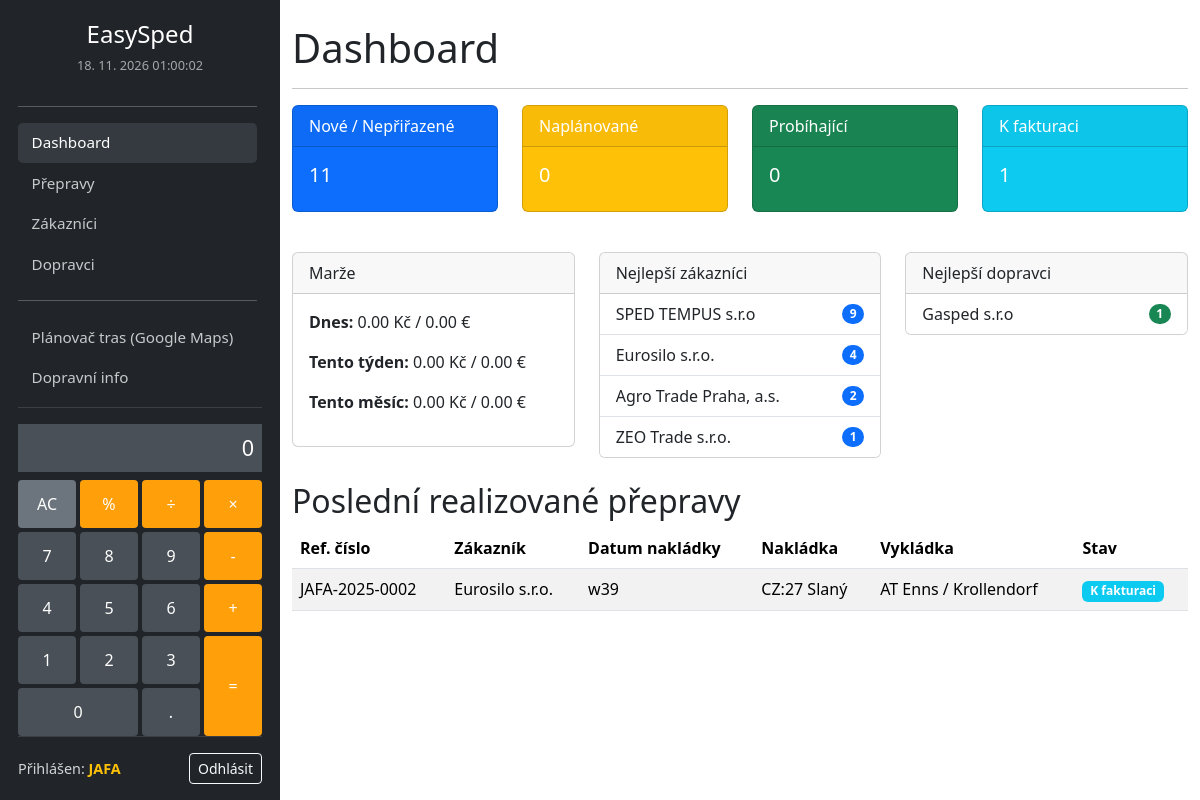
The app's page / (signed in) with its own data.
### logistika/models.py (models this page shows, shortened)
class Partner(models.Model):
    TYP_PARTNERA_CHOICES = [
        ('zakaznik', 'Zákazník'),
        ('dopravce', 'Dopravce'),
        ('zakaznik_dopravce', 'Zákazník i dopravce'),
    ]
    nazev = models.CharField(max_length=200)
    ic = models.CharField(max_length=20, unique=True, blank=True, null=True)
    dic = models.CharField(max_length=20, blank=True)
    adresa = models.TextField()
    kontaktni_osoba = models.CharField(max_length=100, blank=True, verbose_name="Kontaktní osoba")
    email = models.EmailField(blank=True, verbose_name="E-mail")
    telefon = models.CharField(max_length=20, blank=True, verbose_name="Telefon")
    dalsi_kontakty = models.TextField(blank=True, verbose_name="Další kontakty (jméno, e-mail, tel.)")
    certifikace = models.TextField(blank=True, verbose_name="Certifikace")
    typy_vozidel = models.TextField(blank=True, verbose_name="Typy vozidel")
    fakturacni_udaje = models.TextField(blank=True, verbose_name="Fakturační údaje")
    splatnost_faktur_dny = models.IntegerField(null=True, blank=True, verbose_name="Splatnost faktur (dní)")
    typ_partnera = models.CharField(max_length=20, choices=TYP_PARTNERA_CHOICES, verbose_name="Typ partnera")
    class Meta:
        verbose_name = 'Partner'
        verbose_name_plural = 'Partneři'

class Preprava(models.Model):
    TYP_VOZIDLA_CHOICES = [
        ('SKL', 'Sklápěč'),
        ('WF', 'Walking Floor'),
        ('SKL_WF', 'Sklápěč/Walking Floor'),
    ]
    MENA_CHOICES = [
        ('CZK', 'Kč'),
        ('EUR', '€'),
    ]
    STAV_CHOICES = [
        ('nova', 'Nová'),
        ('planovana', 'Plánovaná'),
        ('probiha', 'Probíhá'),
        ('dokoncena', 'Dokončená'),
        ('fakturace', 'K fakturaci'),
        ('uzavrena', 'Uzavřená'),
        ('neprodano', 'Neprodáno'),
    ]
    referencni_cislo = models.CharField(max_length=50, unique=True, blank=True)
    zakaznik = models.ForeignKey(Partner, on_delete=models.PROTECT, related_name='prepravy_zakaznik', limit_choices_to={'typ_partnera__in': ['zakaznik', 'zakaznik_dopravce']})
    dopravce = models.ForeignKey(Partner, on_delete=models.PROTECT, related_name='prepravy_dopravce', null=True, blank=True, limit_choices_to={'typ_partnera__in': ['dopravce', 'zakaznik_dopravce']})
    misto_nakladky = models.TextField()
    datum_cas_nakladky = models.CharField(max_length=50, verbose_name="Datum a čas nakládky")
    misto_vykladky = models.TextField()
    datum_cas_vykladky = models.CharField(max_length=50, verbose_name="Datum a čas vykládky")
    odesilatel_cmr = models.TextField(blank=True, verbose_name="Odesílatel CMR")
    prijemce_cmr = models.TextField(blank=True, verbose_name="Příjemce CMR")
    typ_vozidla = models.CharField(max_length=6, choices=TYP_VOZIDLA_CHOICES, default='SKL')
    popis_zbozi = models.TextField()
    odhadovana_hmotnost_kg = models.IntegerField(default=24000, verbose_name="Odhadovaná hmotnost (kg)")
    poznamka_odhad_hmotnost = models.CharField(max_length=255, blank=True, verbose_name="Poznámka k odhad. hmotnosti")
    finalni_hmotnost_kg = models.IntegerField(null=True, blank=True, verbose_name="Finální hmotnost (kg)")
    poznamka_final_hmotnost = models.CharField(max_length=255, blank=True, verbose_name="Poznámka k finální hmotnosti")
    cena_za_tunu_zakaznik = models.DecimalField(max_digits=10, decimal_places=2, null=True, blank=True, verbose_name="Cena za tunu pro zákazníka")
    mena_zakaznik = models.CharField(max_length=3, choices=MENA_CHOICES, default='CZK', verbose_name="Měna (zákazník)")
    naklad_za_tunu_dopravce = models.DecimalField(max_digits=10, decimal_places=2, null=True, blank=True, verbose_name="Náklad za tunu pro dopravce")
    mena_dopravce = models.CharField(max_length=3, choices=MENA_CHOICES, default='CZK', verbose_name="Měna (dopravce)")
    stav = models.CharField(max_length=20, choices=STAV_CHOICES, default='nova')
    datum_vytvoreni = models.DateTimeField(auto_now_add=True)
    def get_stav_badge_class(self):
        if self.stav == 'nova':
            return 'bg-primary'
        elif self.stav == 'planovana':
            return 'bg-warning'
        elif self.stav == 'probiha':
            return 'bg-success text-dark'
        elif self.stav == 'dokoncena':
            return 'bg-success'
        elif self.stav == 'fakturace':
            return 'bg-info'
        elif self.stav == 'uzavrena':
            return 'bg-secondary'
        elif self.stav == 'neprodano':
            return 'bg-danger'
        return 'bg-light'
    class Meta:
        verbose_name = 'Přeprava'
        verbose_name_plural = 'Přepravy'

### logistika/views.py (the view)
# urls.py: path('', views.dashboard, name='dashboard'),
@login_required
def dashboard(request):
    nove = Preprava.objects.filter(stav='nova').count()
    planovane = Preprava.objects.filter(stav='planovana').count()
    probihajici = Preprava.objects.filter(stav='probiha').count()
    k_fakturaci = Preprava.objects.filter(stav='fakturace').count()
    realizovane_stavy = ['planovana', 'probiha', 'dokoncena', 'fakturace', 'uzavrena']
    posledni_realizovane = Preprava.objects.filter(stav__in=realizovane_stavy).order_by('-datum_vytvoreni')[:10]
    now = timezone.now()
    today = now.date()
    start_of_week = today - timedelta(days=today.weekday())
    start_of_month = today.replace(day=1)
    def calculate_marze(queryset):
        marze_query = queryset.filter(mena_zakaznik=F('mena_dopravce')).annotate(
            hmotnost_t=ExpressionWrapper(
                Coalesce(F('finalni_hmotnost_kg'), F('odhadovana_hmotnost_kg')) / 1000.0,
                output_field=DecimalField()
            )
        ).annotate(
            celkova_cena=F('hmotnost_t') * F('cena_za_tunu_zakaznik'),
            celkovy_naklad=F('hmotnost_t') * F('naklad_za_tunu_dopravce')
        ).annotate(
            marze=F('celkova_cena') - F('celkovy_naklad')
        )
        marze_czk = marze_query.filter(mena_zakaznik='CZK').aggregate(total=Coalesce(Sum('marze'), Decimal('0.00')))['total']
        marze_eur = marze_query.filter(mena_zakaznik='EUR').aggregate(total=Coalesce(Sum('marze'), Decimal('0.00')))['total']
        return marze_czk, marze_eur
    marze_den_czk, marze_den_eur = calculate_marze(Preprava.objects.filter(datum_vytvoreni__date=today, stav__in=realizovane_stavy))
    marze_tyden_czk, marze_tyden_eur = calculate_marze(Preprava.objects.filter(datum_vytvoreni__date__gte=start_of_week, stav__in=realizovane_stavy))
    marze_mesic_czk, marze_mesic_eur = calculate_marze(Preprava.objects.filter(datum_vytvoreni__date__gte=start_of_month, stav__in=realizovane_stavy))
    nejlepsi_zakaznici = Partner.objects.filter(prepravy_zakaznik__isnull=False).annotate(
        pocet_preprav=Count('prepravy_zakaznik')
    ).order_by('-pocet_preprav')[:5]
    nejlepsi_dopravci = Partner.objects.filter(prepravy_dopravce__isnull=False, prepravy_dopravce__stav__in=realizovane_stavy).annotate(
        pocet_preprav=Count('prepravy_dopravce')
    ).order_by('-pocet_preprav')[:5]
    context = {
        'nove': nove,
        'planovane': planovane,
        'probihajici': probihajici,
        'k_fakturaci': k_fakturaci,
        'posledni_realizovane': posledni_realizovane,
        'marze_den_czk': marze_den_czk,
        'marze_den_eur': marze_den_eur,
        'marze_tyden_czk': marze_tyden_czk,
        'marze_tyden_eur': marze_tyden_eur,
        'marze_mesic_czk': marze_mesic_czk,
        'marze_mesic_eur': marze_mesic_eur,
        'nejlepsi_zakaznici': nejlepsi_zakaznici,
        'nejlepsi_dopravci': nejlepsi_dopravci,
    }
    return render(request, 'logistika/dashboard.html', context)

### logistika/templates/logistika/dashboard.html (shortened to what this page needs)
{% extends 'logistika/base.html' %}
{% load l10n %}
{% block content %}
    <h1>Dashboard</h1>
    <hr>
    <div class="row mb-4">
        <div class="col-md-3">
            <div class="card text-white bg-primary mb-3">
                <div class="card-header">Nové / Nepřiřazené</div>
                <div class="card-body">
                    <h5 class="card-title">{{ nove }}</h5>
                </div>
            </div>
        </div>
        <div class="col-md-3">
            <div class="card text-white bg-warning mb-3">
                <div class="card-header">Naplánované</div>
                <div class="card-body">
                    <h5 class="card-title">{{ planovane }}</h5>
                </div>
            </div>
        </div>
        <div class="col-md-3">
            <div class="card text-white bg-success mb-3">
                <div class="card-header">Probíhající</div>
                <div class="card-body">
                    <h5 class="card-title">{{ probihajici }}</h5>
                </div>
            </div>
        </div>
        <div class="col-md-3">
            <div class="card text-white bg-info mb-3">
                <div class="card-header">K fakturaci</div>
                <div class="card-body">
                    <h5 class="card-title">{{ k_fakturaci }}</h5>
                </div>
            </div>
        </div>
    </div>
    <div class="row">
        <div class="col-md-4">
            <div class="card mb-4">
                <div class="card-header">Marže</div>
                <div class="card-body">
                    <p><strong>Dnes:</strong> {{ marze_den_czk|floatformat:2 }} Kč / {{ marze_den_eur|floatformat:2 }} €</p>
                    <p><strong>Tento týden:</strong> {{ marze_tyden_czk|floatformat:2 }} Kč / {{ marze_tyden_eur|floatformat:2 }} €</p>
                    <p><strong>Tento měsíc:</strong> {{ marze_mesic_czk|floatformat:2 }} Kč / {{ marze_mesic_eur|floatformat:2 }} €</p>
                </div>
            </div>
        </div>
        <div class="col-md-4">
            <div class="card mb-4">
                <div class="card-header">Nejlepší zákazníci</div>
                <ul class="list-group list-group-flush">
                    {% for partner in nejlepsi_zakaznici %}
                        <li class="list-group-item d-flex justify-content-between align-items-center">
                            {{ partner.nazev }}
                            <span class="badge bg-primary rounded-pill">{{ partner.pocet_preprav }}</span>
                        </li>
                    {% empty %}
                        <li class="list-group-item">Žádná data.</li>
                    {% endfor %}
                </ul>
            </div>
        </div>
        <div class="col-md-4">
            <div class="card mb-4">
                <div class="card-header">Nejlepší dopravci</div>
                <ul class="list-group list-group-flush">
                    {% for partner in nejlepsi_dopravci %}
                        <li class="list-group-item d-flex justify-content-between align-items-center">
                            {{ partner.nazev }}
                            <span class="badge bg-success rounded-pill">{{ partner.pocet_preprav }}</span>
                        </li>
                    {% empty %}
                        <li class="list-group-item">Žádná data.</li>
                    {% endfor %}
                </ul>
            </div>
        </div>
    </div>
    <h2>Poslední realizované přepravy</h2>
    <table class="table table-striped">
        <thead>
            <tr>
                <th>Ref. číslo</th>
                <th>Zákazník</th>
                <th>Datum nakládky</th>
                <th>Nakládka</th>
                <th>Vykládka</th>
                <th>Stav</th>
            </tr>
        </thead>
        <tbody>
            {% for preprava in posledni_realizovane %}
            <tr class="clickable-row" data-href="{% url 'preprava_detail' preprava.pk %}">
                <td>{{ preprava.referencni_cislo }}</td>
                <td>{{ preprava.zakaznik.nazev }}</td>
                <td>{{ preprava.datum_cas_nakladky }}</td>
                <td>{{ preprava.misto_nakladky }}</td>
                <td>{{ preprava.misto_vykladky }}</td>
                <td><span class="badge {{ preprava.get_stav_badge_class }}">{{ preprava.get_stav_display }}</span></td>
            </tr>
            {% empty %}
            <tr>
                <td colspan="6" class="text-center">Žádné realizované přepravy.</td>
            </tr>
            {% endfor %}
        </tbody>
    </table>
{% endblock %}

### logistika/templates/logistika/base.html (shortened to what this page needs)
{% load static %}
<!doctype html>
<html lang="cs">
    <link href="https://cdn.jsdelivr.net/npm/bootstrap@5.3.3/dist/css/bootstrap.min.css" rel="stylesheet">
    <link rel="stylesheet" href="https://cdn.jsdelivr.net/npm/flatpickr/dist/flatpickr.min.css">
    <link rel="stylesheet" href="{% static 'css/custom_layout.css' %}">
</head>
<body>
    <div class="sidebar">
        <div class="sidebar-header text-center">
            <a class="navbar-brand fs-4" href="/">EasySped</a>
            <div id="live-datetime"></div>
        </div>
        <div class="sidebar-body overflow-auto">
            <hr>
            <ul class="navbar-nav">
                <li class="nav-item">
                    <a class="nav-link {% if request.path == '/' %}active{% endif %}" href="/">Dashboard</a>
                </li>
                <li class="nav-item">
                    <a class="nav-link {% if '/prepravy' in request.path %}active{% endif %}" href="{% url 'seznam_preprav' %}">Přepravy</a>
                </li>
                <li class="nav-item">
                    <a class="nav-link {% if '/zakaznici' in request.path %}active{% endif %}" href="{% url 'seznam_zakazniku' %}">Zákazníci</a>
                </li>
                <li class="nav-item">
                    <a class="nav-link {% if '/dopravci' in request.path %}active{% endif %}" href="{% url 'seznam_dopravcu' %}">Dopravci</a>
                </li>
                <hr>
                <li class="nav-item">
                    <a class="nav-link" href="https://www.google.com/maps/dir/?dirflg=d" target="_blank">Plánovač tras (Google Maps)</a>
                </li>
                <li class="nav-item">
                    <a class="nav-link" href="https://dopravniinfo.gov.cz/" target="_blank">Dopravní info</a>
                </li>
            </ul>
        </div>
        <div class="calculator">
            <input type="text" class="calculator-screen" value="" disabled />
            <div class="calculator-keys">
                <button type="button" class="clear" value="all-clear" data-area="ac">AC</button>
                <button type="button" class="operator" value="%" data-area="percent">%</button>
                <button type="button" class="operator" value="/" data-area="divide">&divide;</button>
                <button type="button" class="operator" value="*" data-area="multiply">&times;</button>
                <button type="button" class="operator" value="-" data-area="subtract">-</button>
                <button type="button" value="7" data-area="seven">7</button>
                <button type="button" value="8" data-area="eight">8</button>
                <button type="button" value="9" data-area="nine">9</button>
                <button type="button" value="4" data-area="four">4</button>
                <button type="button" value="5" data-area="five">5</button>
                <button type="button" value="6" data-area="six">6</button>
                <button type="button" value="1" data-area="one">1</button>
                <button type="button" value="2" data-area="two">2</button>
                <button type="button" value="3" data-area="three">3</button>
                <button type="button" class="zero" value="0" data-area="zero">0</button>
                <button type="button" class="decimal" value="." data-area="decimal">.</button>
                <button type="button" class="operator" value="+" data-area="add">+</button>
                <button type="button" class="equal-sign operator" value="=" data-area="equals">=</button>
            </div>
        </div>
        <div class="sidebar-footer">
            {% if user.is_authenticated %}
                <div class="user-info">
                    <span class="username">Přihlášen: <strong>{{ user.username }}</strong></span>
                    <a href="{% url 'logout' %}" class="btn btn-sm btn-outline-light">Odhlásit</a>
                </div>
            {% endif %}
        </div>
    </div>
    <main class="main-content container-fluid mt-4">
        {% block content %}
        {% endblock %}
    </main>
</body>
</html>

### records on screen
Partner: nazev "SPED TEMPUS s.r.o", pocet_preprav "9"
Partner: nazev "Eurosilo s.r.o.", pocet_preprav "4"
Partner: nazev "Agro Trade Praha, a.s.", pocet_preprav "2"
Partner: nazev "ZEO Trade s.r.o.", pocet_preprav "1"
Partner: nazev "Gasped s.r.o", pocet_preprav "1"
Preprava: referencni_cislo "JAFA-2025-0002", zakaznik.nazev "Eurosilo s.r.o.", datum_cas_nakladky "w39", misto_nakladky "CZ:27 Slaný", misto_vykladky "AT Enns / Krollendorf", stav "K fakturaci"

### other values on screen
{{ user.username }} "JAFA"
{{ nove }} "11"
{{ planovane }} "0"
{{ probihajici }} "0"
{{ k_fakturaci }} "1"
{{ marze_den_czk|floatformat:2 }} "0.00"
{{ marze_den_eur|floatformat:2 }} "0.00"
{{ marze_tyden_czk|floatformat:2 }} "0.00"
{{ marze_tyden_eur|floatformat:2 }} "0.00"
{{ marze_mesic_czk|floatformat:2 }} "0.00"
{{ marze_mesic_eur|floatformat:2 }} "0.00"
